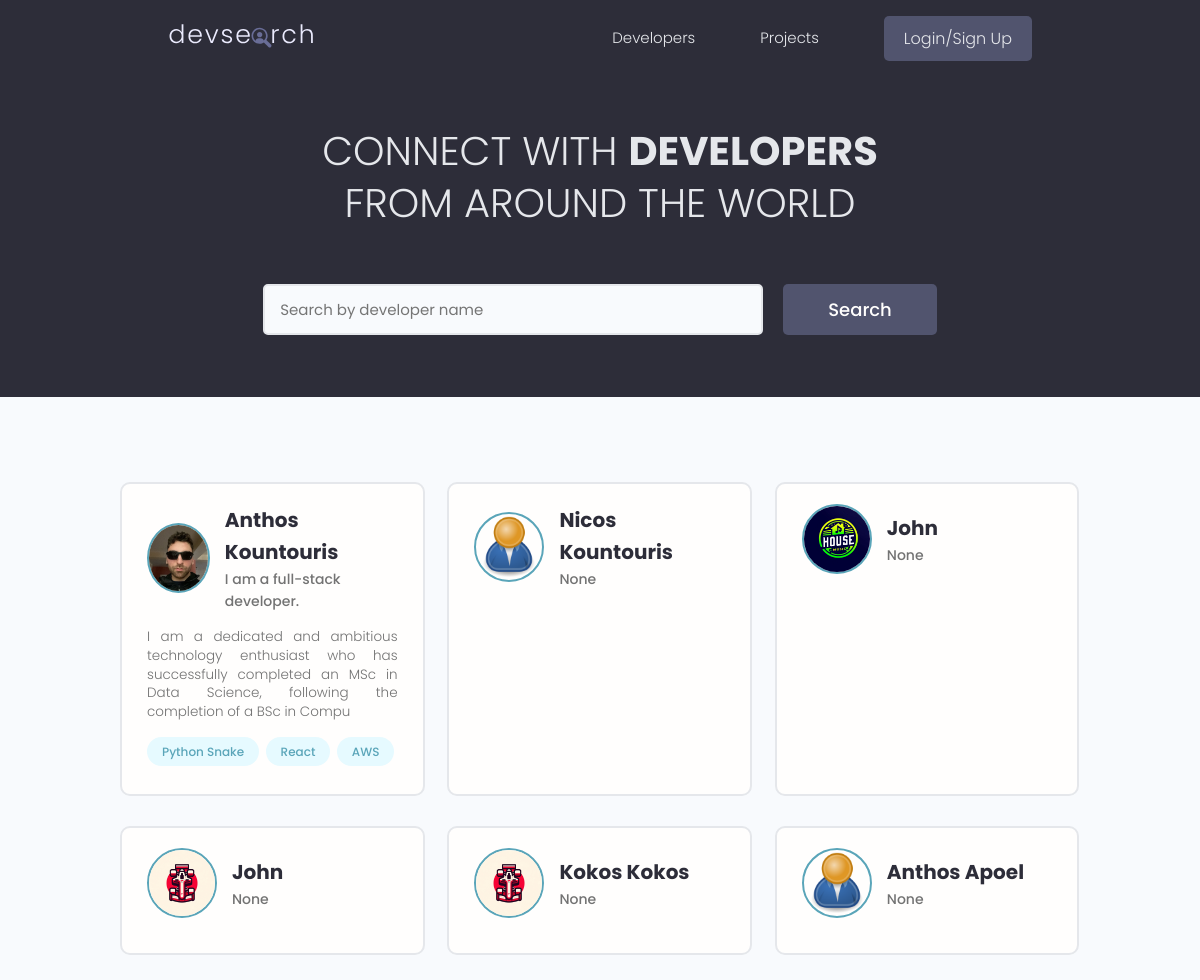
The page / on the database its author committed.
### users/models.py (models this page shows, shortened)
class Profile(models.Model):
    user = models.OneToOneField(User, on_delete=models.CASCADE, null=True, blank=True)
    name = models.CharField(max_length=200, blank=True, null = True)
    email = models.EmailField(max_length=500, blank=True, null = True)
    username = models.CharField(max_length=200, blank=True, null = True)
    location = models.CharField(max_length=200, blank=True, null = True)
    short_intro = models.CharField(max_length=200, blank=True, null=True)
    bio = models.TextField(blank=True, null=True)
    profile_image = models.ImageField(
        null=True, blank=True, upload_to='profiles/', default='profiles/user-default.png')
    social_github = models.CharField(max_length=200, blank=True, null = True)
    social_twitter = models.CharField(max_length=200, blank=True, null = True)
    social_linkedin = models.CharField(max_length=200, blank=True, null = True)
    social_youtube = models.CharField(max_length=200, blank=True, null = True)
    social_website = models.CharField(max_length=200, blank=True, null = True)
    created = models.DateTimeField(auto_now_add = True)
    id = models.UUIDField(default = uuid.uuid4, unique = True,
                          primary_key = True, editable = False)
    class Meta:
        ordering = ['created']
    @property
    def imageUrl(self):
        try:
            url = self.profile_image.url
        except:
            url = ''
        return url

class Skill(models.Model):
    owner = models.ForeignKey(Profile, on_delete=models.CASCADE, null=True, blank=True)
    name = models.CharField(max_length=200, blank=True, null = True)
    description = models.TextField(blank=True, null=True)
    created = models.DateTimeField(auto_now_add = True)
    id = models.UUIDField(default = uuid.uuid4, unique = True,
                          primary_key = True, editable = False)
    def __str__(self):
        return str(self.name)

### users/views.py (the view)
# urls.py: path('', views.profiles, name="profiles"),
def profiles(request):
    profiles, search_query = searchProfiles(request)
    custom_range, profiles = paginateProfiles(request, profiles, 6)
    context = {'profiles' : profiles, 'search_query': search_query, 'custom_range': custom_range}
    return render(request, 'users/profiles.html', context)

### users/utils.py (called while the page is built)
def paginateProfiles(request, profiles, results):
    page = request.GET.get('page') # getting the page number from the request
    paginator = Paginator(profiles, results)
    try:
        profiles = paginator.page(page) # reset profiles shown using the paginator
    except PageNotAnInteger:
        page = 1
        profiles = paginator.page(page)
    except EmptyPage:
        page = paginator.num_pages
        profiles = paginator.page(page)
    leftIndex = (int(page) - 4)
    if leftIndex < 1:
        leftIndex = 1
    rightIndex = (int(page) + 5)
    if rightIndex > paginator.num_pages:
        rightIndex = paginator.num_pages + 1
    customRange = range(leftIndex, rightIndex)
    return customRange, profiles

def searchProfiles(request):
    search_query = ''
    if request.GET.get('search_query'): # Searching for the query
        search_query = request.GET.get('search_query')
    skills = Skill.objects.filter(name__icontains=search_query)
    profiles = Profile.objects.distinct().filter(
        Q(name__icontains=search_query) |
        Q(short_intro__icontains=search_query) |
        Q(skill__in=skills) # Does the profile have a skill that's listed in this qurey set
        ) # We wrap the queries in Q
    return profiles, search_query

### users/templates/users/profiles.html (shortened to what this page needs)
{% extends 'main.html' %}
{% block content %}
<main class="home">
    <section class="hero-section text-center">
      <div class="container container--narrow">
        <div class="hero-section__box">
          <h2>CONNECT WITH <span>DEVELOPERS</span></h2>
          <h2>FROM AROUND THE WORLD</h2>
        </div>
        <div class="hero-section__search">
          <form id="searchForm" class="form" action="{% url 'profiles' %}" method="get">
            <div class="form__field">
              <input class="input input--text" id="formInput#search" type="text" name="search_query"
                value="{{search_query}}" placeholder="Search by developer name" />
            </div>
            <input class="btn btn--sub btn--lg" type="submit" value="Search" />
          </form>
        </div>
      </div>
    </section>
    <section class="devlist">
      <div class="container">
        <div class="grid grid--three">
            {% for profile in profiles %}
          <div class="column card">
            <div class="dev">
              <a href="{% url 'user-profile' profile.id %}" class="card__body">
                <div class="dev__profile">
                  <img class="avatar avatar--md" src="{{profile.imageUrl}}" alt="image" />
                  <div class="dev__meta">
                    <h3>{{profile.name}}</h3>
                    <h5>{{profile.short_intro}}</h5>
                  </div>
                </div>
                <p class="dev__info">
                    {{profile.bio|slice:"150"}}
                </p>
                <div class="dev__skills">
                    {% for tag in profile.skill_set.all %}
                    <span class="tag tag--pill tag--main">
                        <small>{{tag}}</small>
                    </span>
                    {% endfor %}
                </div>
              </a>
            </div>
          </div>
        {% endfor %}
        </div>
      </div>
    </section>
  </main>
{% endblock content %}

### static/styles/app.css (style rules this page uses)
:root { --color-sub: #2d2d39; }
.btn--sub { background-color: var(--color-sub-light); }
.card { border: 2px solid var(--color-light); }
img { width: 100%; }
.hero-section { height: 40vh; display: flex; align-items: center; background-color: var(--color-sub); }
.hero-section__box { margin-bottom: 4rem; }
.hero-section__box > h2, .hero-section__box > h2 > span { font-size: 4rem; color: var(--color-light); line-height: 1.3; text-transform: uppercase; }
.hero-section__box > h2 { font-weight: 300; }
.hero-section__box > h2 > span { font-weight: 700; }
.hero-section__search > .form { display: flex; align-items: center; justify-content: center; gap: 2rem; }
.hero-section__search > .form input.input--text { width: 50rem; }
.devlist { margin-top: 8rem; }
.devlist .grid { align-items: stretch; }
.devlist .dev .dev__profile { display: flex; align-items: center; gap: 1.5rem; }
.devlist .dev .dev__meta h3 { color: var(--color-sub); font-size: 2rem; font-weight: 700; }
.devlist .dev .dev__meta h5 { color: var(--color-text); font-size: 1.4rem; font-weight: 500; }
.devlist .dev .dev__info { margin: 1.5rem 0; font-size: 1.35rem; line-height: 1.4; text-align: justify; }

### static/uikit/styles/modules/_variables.css (style rules this page uses)
:root { --color-main: #5aa5b9; --color-main-light: #e6faff; --color-sub: #3f4156; --color-sub-light: #51546e; --color-sub-lighter: #ededfd; --color-text: #737373; --color-gray: #8b8b8b; --color-light: #e5e7eb; --color-light-gray: #767676; --color-bg: #f8fafd; --color-white: #fffefd; --color-white-light: #f3f3f3; --color-success: #359e64; --color-success-bg: #def8e8; --color-error: #fc4b0b; --color-error-bg: #fff2ee; --font-base: 'Poppins', arial, helvetica, 'Segoe UI', roboto, ubuntu, sans-serif; --font-monospace: 'Fira Code', 'Courier New', courier, monospace; --font-regular: 300; --font-medium: 500; --font-bold: 700; --generic-shadow: 1px 1px 5px #00000010; --generic-transition: all 0.3s ease-in-out; }

### static/uikit/styles/modules/_base.css (style rules this page uses)
* { margin: 0; padding: 0; box-sizing: border-box; text-rendering: optimizeLegibility; color: inherit; font-size: inherit; }
html { font-size: 50%; }
@media only screen and (min-width: 480px) { html { font-size: 56.25%; } }
@media only screen and (min-width: 1200px) { html { font-size: 62.5%; } }
body { line-height: 1.6; font-weight: 400; font-size: 1.5rem; color: var(--color-text); background-color: var(--color-bg); min-height: 100vh; }

### static/uikit/styles/modules/_typography.css (style rules this page uses)
* { font-family: var(--font-base); }
h2 { font-size: 3.6rem; font-weight: var(--font-bold); }
h3 { font-size: 3.2rem; font-weight: var(--font-medium); }
h5 { font-size: 2.4rem; font-weight: var(--font-medium); }
h5, h6 { font-weight: var(--font-regular); }
p, span, strong { font-size: 1.6rem; color: var(--color-text); font-weight: var(--font-regular); }
a { padding-bottom: 2px; text-decoration: none; display: inline-block; color: var(--color-main); font-weight: var(--font-medium); }

### static/uikit/styles/modules/_utilities.css (style rules this page uses)
.container { width: 92%; max-width: 165rem; margin: 0 auto; box-sizing: border-box; }
.container--narrow { width: 92%; max-width: 120rem; }
@media screen and (min-width: 1000px) { .container { width: 90%; } }
@media screen and (min-width: 1000px) { .container--narrow { width: 85%; } }
@media screen and (min-width: 1200px) { .container { width: 80%; } }
@media screen and (min-width: 1200px) { .container--narrow { width: 72%; } }
.text-center { text-align: center; }

### static/uikit/styles/modules/_avatar.css (style rules this page uses)
.avatar { border-radius: 50%; border: 2px solid var(--color-main); object-fit: cover; }
.avatar--md { height: 7rem; width: 7rem; }

### static/uikit/styles/modules/_button.css (style rules this page uses)
.btn { display: inline-block; position: relative; cursor: pointer; background-color: var(--color-light); font-weight: var(--font-medium); color: var(--color-sub); text-decoration: none; padding: 1rem 2rem; border-radius: 0.5rem; border: none; width: -webkit-fit-content; width: -moz-fit-content; width: fit-content; height: -webkit-fit-content; height: -moz-fit-content; height: fit-content; font-size: 1.6rem; outline-width: 0; outline-color: transparent; -webkit-backface-visibility: hidden; backface-visibility: hidden; transition: all 0.3s ease-in-out; }
.btn--sub { background-color: var(--color-sub); color: var(--color-white); }
.btn--lg { font-size: 1.8rem; padding: 1.2rem 4.5rem; }

### static/uikit/styles/modules/_card.css (style rules this page uses)
.card { border-radius: 1rem; background-color: var(--color-white); border: 1.5px solid var(--color-light); width: auto; height: auto; margin-top: 0.5rem; margin-bottom: 0.5rem; overflow: hidden; }
.card__body, .card__header { padding: 2rem 2.5rem; }

### rows shown on the page
Profile: imageUrl (picture), name "Anthos Kountouris", short_intro "I am a full-stack developer.", bio "I am a dedicated and ambitious technology enthusiast who has successfully completed an MSc in Data Science, following the completion of a BSc in Compu"
Skill: name "Python Snake"
Skill: name "React"
Skill: name "AWS"
Profile: imageUrl (placeholder picture), name "Nicos Kountouris", short_intro "None"
Profile: imageUrl (picture), name "John", short_intro "None"
Profile: imageUrl (picture), name "John", short_intro "None"
Profile: imageUrl (picture), name "Kokos Kokos", short_intro "None"
Profile: imageUrl (placeholder picture), name "Anthos Apoel", short_intro "None"
